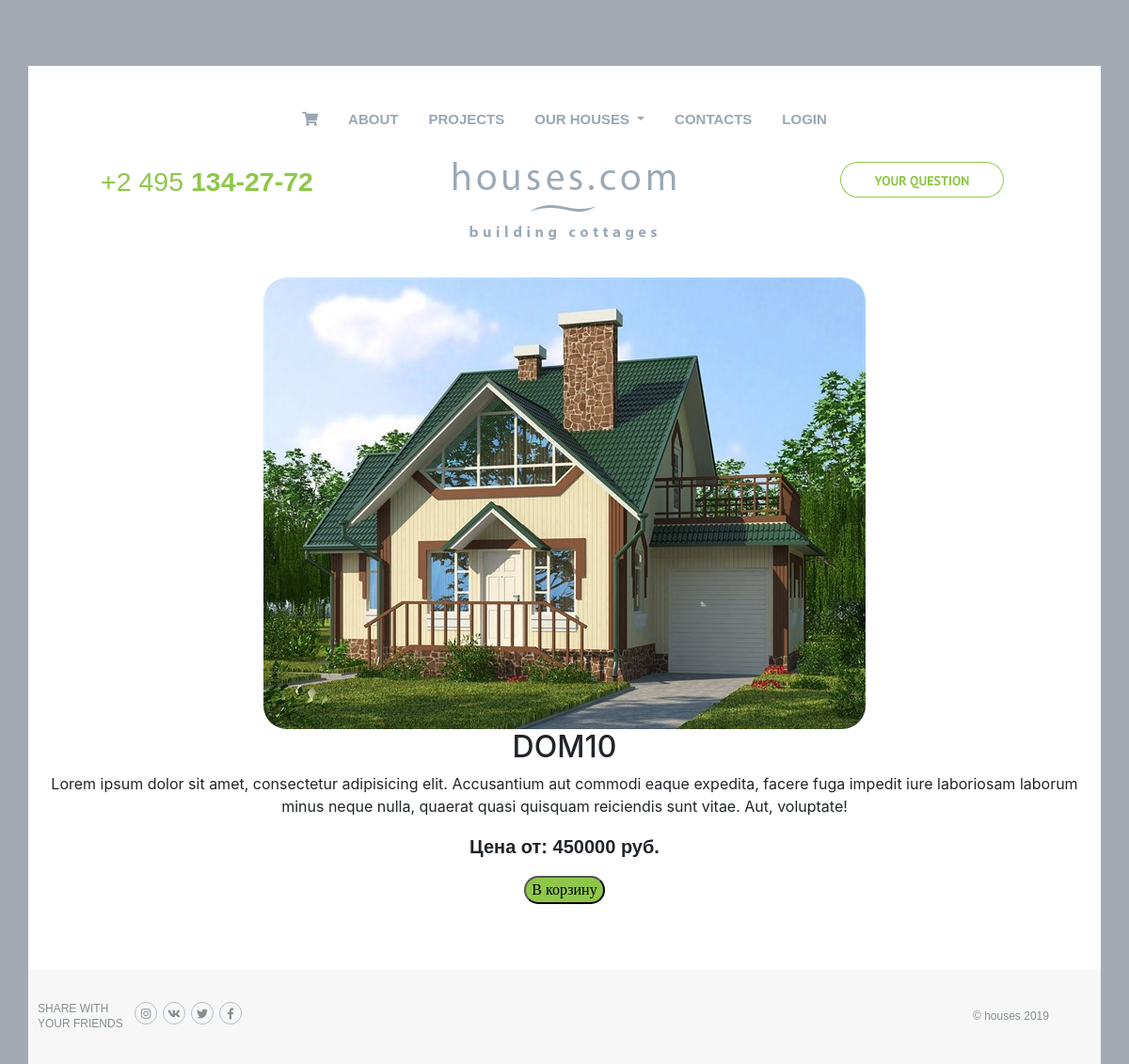
Page /product/10/ on the committed database.
### mainapp/models.py (models this page shows, shortened)
class Product(models.Model):
    name = models.CharField(max_length=32, unique=True, verbose_name='Название продукта')
    info = models.TextField(verbose_name='Описание продукта')
    price = models.PositiveIntegerField(verbose_name='Цена')
    img = models.ImageField(upload_to='products/%Y/%m/%d', verbose_name='Картинка продукта')
    category = models.ForeignKey(Category, on_delete=models.SET_NULL, null=True, blank=True, verbose_name='Проект')
    is_active = models.BooleanField(verbose_name='активен', default=True)

### mainapp/views.py (the view)
# urls.py: path('product/<pk>/', product, name='product'),
def product(request, pk):
    one_product = get_object_or_404(Product, pk=pk)
    content = {
        'product': one_product
    }
    return render(request, 'mainapp/product.html', content)

### mainapp/context_processors.py (called while the page is built)
def basket(request):
    basket = []
    if request.user.is_authenticated:
        basket = Basket.objects.filter(user=request.user)
    return {
        'basket': basket
    }

def get_categories(request):
    categories = Category.objects.all().exclude(is_active=False)
    return {
        'categories': categories
    }

### mainapp/templates/mainapp/product.html (shortened to what this page needs)
{% extends 'mainapp/base.html' %}
{% load static %}
{% block content %}
    <div class="col-12 text-center product typeItem">
        <img src={{ product.img.url }} alt="1">
        <h2>{{ product.name }}</h2>
        <p>{{ product.info }}</p>
        <p class="price">Цена от: {{ product.price }} руб.</p>
        <a href={% url 'basketapp:add' pk=product.pk %}>
            <button class="itemBtn">В корзину</button>
    </div>
{% endblock %}

### static/style.css (style rules this page uses)
body { background: #a3aab1; }
.typeItem { margin: 15px 0; }
.typeItem h2 { text-transform: uppercase; }
.typeItem img { max-width: 100%; }
.price { font-weight: bold; font-family: "Ubuntu Light", sans-serif; font-size: 20px; }
.itemBtn { background: #8fc74a; border-radius: 50px; text-align: center; font-family: Algerian sans-serif; margin-bottom: 30px; }
.product img { border-radius: 25px; }

### rows in the picture
Product: img (picture), name "DOM10", info "Lorem ipsum dolor sit amet, consectetur adipisicing elit. Accusantium aut commodi eaque expedita, facere fuga impedit iure laboriosam laborum minus neque nulla, quaerat quasi quisquam reiciendis sunt vitae. Aut, voluptate!", price "450000"
